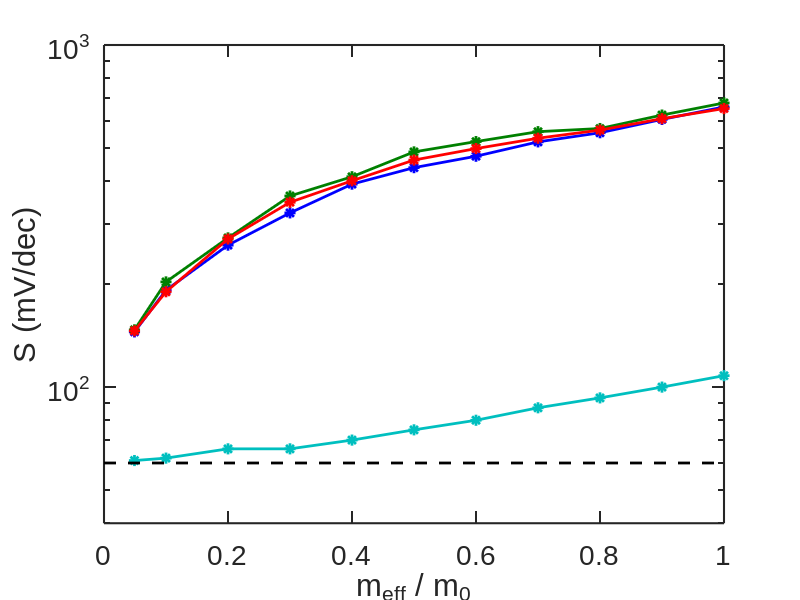

The MATLAB script that drew this image: (Note: this script raises an error after producing the figure.)
clear;
 
% %%%%%%%%%%%%%%%%%%%%%%%%%%%%%%%% %
% Figure settings for publications %
% %%%%%%%%%%%%%%%%%%%%%%%%%%%%%%%% %
 
% The new defaults will not take effect %if there are any open figures. To
% use them, we close 00_all figures, and then repeat the first example.
close all;
 
% Default settings: Default + Object type + Property
 
% Object type: Line
set(0,'DefaultLineLineWidth',2);
set(0,'DefaultLineMarkerSize',8);
 
% Object type: Axes
set(0,'DefaultAxesFontName','Arial');
set(0,'DefaultAxesFontSize',20);
set(0,'DefaultAxesLineWidth',1.5);
set(0,'DefaultAxesTickLength',[0.02 0.02]);
% set(0,'DefaultAxesUnits','inches');
% set(0,'DefaultAxesOuterPosition', [0 0 7 7]);
% set(0,'DefaultAxesPosition',[1 1 5 4]); 

%%set(0,'DefaultAxesUnits','normalized');
%%set(0,'DefaultAxesOuterPosition', [0 0 1 1]);
%%set(0,'DefaultAxesPosition',[0.15 0.15 0.7 0.7]); 
 
% Object type: Text
set(0,'DefaultTextFontName','Arial');
set(0,'DefaultTextFontSize',20);
set(0,'DefaultTextInterpreter','remove')
% set(0,'DefaultTextFontName','remove');
% set(0,'DefaultTextFontSize','remove');
% set(0,'DefaultTextInterpreter','remove');
	   
map = [0, 0, 1
    0, 0.5, 0
    1, 0, 0
    0, 0.75, 0.75
    0.75, 0, 0.75];

meff = [4.914666977601574E-002, 0.1, 0.2, 0.3, 0.4, 0.5, 0.6, 0.7, 0.8, 0.9, 1.0];

% [ss1,Ion_Ioff1,Ion_I01] = all_fbg;
% [ss2,Ion_Ioff2,Ion_I02] = all_1g;
% [ss3,Ion_Ioff3,Ion_I03] = all_2g;
% [ss4,Ion_Ioff4,Ion_I04] = all_3g;

%ss_1 = [149	198	276	338	394	435	470	518	552	604	657]; %1g
%ss_2 = [144	200	273	358	408	481	513	552	565	618	671]; %fbg
%ss_3 = [142	189	271	347	401	461	498	534	564	609	652]; %2g

ss_1 = [145	192	260	323	392	438	473	521	554	606	659]; %1g
ss_2 = [147	203	273	362	412	487	522	558	570	624	677]; %fbg
ss_3 = [146	190	271	347	401	461	498	534	564	609	652]; %2g
ss_4 = [61	62	66	66	70	75	80	87	93	100	108]; %3g


%peak_gm_1 = [3.86478366	2.68981853	1.79457706	1.105977603	0.688419343	0.452028599	0.3129387	0.225674898	0.168263608	0.128900231	0.100982694];
%peak_gm_2 = [6.582491648	4.325385795	2.177708947	1.179067065	0.70638545	0.45805295	0.315035691	0.226533477	0.168631207	0.129055201	0.101040279];
%peak_gm_3 = [8.128625626	5.201289983	2.348398291	1.24783523	0.745422637	0.482729636	0.331852598	0.238027557	0.177667754	0.136009641	0.10651512];

peak_gm_1 = [7.65065651850661	5.08711560574047	2.32331299433191	1.22241804844055	0.719810538072180	0.463921177914907	0.318015704842820	0.228218905635483	0.169662791803878	0.129724804488165	0.101494849842809];
peak_gm_2 = [7.03463993710161	4.61854615188673	2.24766267155514	1.20146949301249	0.712675150804238	0.460844480200289	0.318228092404938	0.227349599585480	0.169133854204961	0.129383690257088	0.101265166755451];
peak_gm_3 = [8.35385975825370	5.28637942056348	2.35936112068768	1.25007969124905	0.746090479646918	0.482980544354236	0.331964592516426	0.238083749545838	0.177699153467611	0.136028445687659	0.106527090126675];
peak_gm_4 = [7.086419129	3.355854077	1.130115526	0.508053557	0.274643103	0.165664114	0.107785232	0.07811188	0.057993989	0.045415537	0.03787989];


aux = 1;
%if aux == 1

ss60 = [60	60	60	60	60	60	60	60	60	60	60]; %1g
meff2 = [0.0, 0.1, 0.2, 0.3, 0.4, 0.5, 0.6, 0.7, 0.8, 0.9, 1.0];

figure
semilogy(meff, ss_1,'Color',map(1,:),'Marker', '*');
hold
semilogy(meff, ss_2,'Color',map(2,:),'Marker', '*');
semilogy(meff, ss_3,'Color',map(3,:),'Marker', '*');
semilogy(meff, ss_4,'Color',map(4,:),'Marker', '*');
semilogy(meff2, ss60,'Color','k','LineStyle', '--');

xlabel('m_{eff} / m_0');
ylabel('S (mV/dec)');

axis([0 1 40 1000])

ay = gca;
ay.YTick = [1e1 1e2 1e3 1e4 1e5 1e6 1e7 1e8];


legend({'1G', 'FBG' '2G', '3G'},'Location', 'east'); 
legend('boxoff');
%print('all_ss', '-depsc');
%print('sub_slope', '-depsc');

%end

%end

figure
semilogy(meff, peak_gm_1,'Color',map(1,:), 'Marker', '*');
hold
semilogy(meff, peak_gm_2,'Color',map(2,:),'Marker', '*');
semilogy(meff, peak_gm_3,'Color',map(3,:),'Marker', '*');
semilogy(meff, peak_gm_4,'Color',map(4,:),'Marker', '*');

xlabel('m_{eff} / m_0');
ylabel('gm_{peak} (\muS)');

legend({'1G', 'FBG' '2G', '3G'},'Location', 'best'); 
legend('boxoff');
%print('gm_peak', '-depsc');